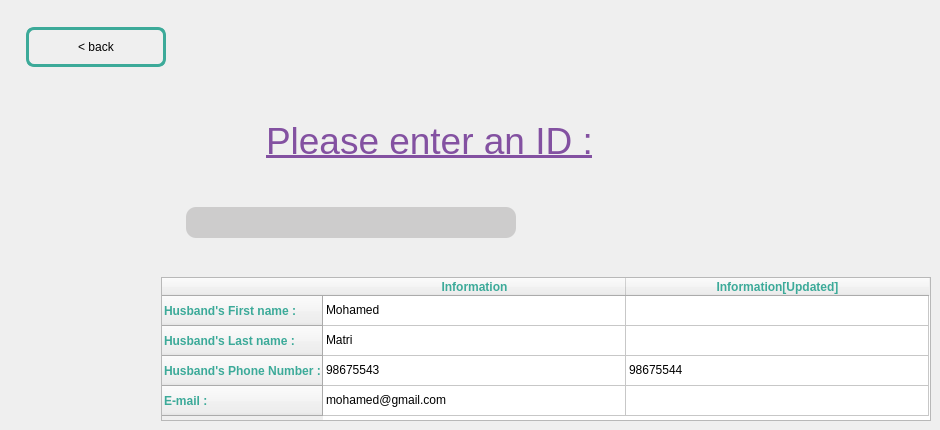
    <widget class="QWidget" name="updat_guest">
     <widget class="QPushButton" name="pushButton_9">
      <property name="geometry">
       <rect>
        <x>26</x>
        <y>27</y>
        <width>140</width>
        <height>40</height>
       </rect>
      </property>
      <property name="styleSheet">
       <string notr="true">QPushButton{
	border: 3px solid rgb(60,170,153);
	border-radius: 8px;


}

QPushButton:hover{
	border: 3px solid rgb(60,170,153);
}

QPushButton:focused{
	border: 3px solid rgb(60,170,153);
	color: #A0A0A0;
}</string>
      </property>
      <property name="text">
       <string>&lt; back</string>
      </property>
     </widget>
     <widget class="QPushButton" name="search_gues_info">
      <property name="geometry">
       <rect>
        <x>566</x>
        <y>207</y>
        <width>121</width>
        <height>31</height>
       </rect>
      </property>
      <property name="styleSheet">
       <string notr="true">#search_gues_info {
border-radius: 7px;
background-color: transparent;
border-image: url(:search.png);
background: none;
border: none;
background-repeat: none;
}
#search_gues_info:pressed
{
   border-image: url(:search.png);
}</string>
      </property>
      <property name="text">
       <string/>
      </property>
     </widget>
     <widget class="QLineEdit" name="guest_id_2">
      <property name="geometry">
       <rect>
        <x>186</x>
        <y>207</y>
        <width>330</width>
        <height>31</height>
       </rect>
      </property>
      <property name="font">
       <font>
        <pointsize>15</pointsize>
       </font>
      </property>
      <property name="toolTip">
       <string>&lt;html&gt;&lt;head/&gt;&lt;body&gt;&lt;p&gt;&lt;span style=&quot; color:#55ff00;&quot;&gt;Marriage ID &lt;/span&gt;&lt;/p&gt;&lt;/body&gt;&lt;/html&gt;</string>
      </property>
      <property name="styleSheet">
       <string notr="true">QLineEdit{
	border-radius: 10px;
	background-color: rgb(205,204,204);
	padding-left: 110px;
	color :  rgb(60,170,153); 
}

QLineEdit:focused{
	border: 2px solid rgb(60,170,153);
}</string>
      </property>
      <property name="text">
       <string/>
      </property>
     </widget>
     <widget class="QLabel" name="label_25">
      <property name="geometry">
       <rect>
        <x>266</x>
        <y>81</y>
        <width>330</width>
        <height>121</height>
       </rect>
      </property>
      <property name="font">
       <font>
        <pointsize>28</pointsize>
        <weight>50</weight>
        <bold>false</bold>
        <underline>true</underline>
       </font>
      </property>
      <property name="text">
       <string>&lt;font color = #8351a1&gt;Please enter an ID :</string>
      </property>
     </widget>
     <widget class="QPushButton" name="update_guest_info">
      <property name="geometry">
       <rect>
        <x>781</x>
        <y>207</y>
        <width>120</width>
        <height>31</height>
       </rect>
      </property>
      <property name="styleSheet">
       <string notr="true">#update_guest_info {
background-color: transparent;
border-image: url(:update.png);
background: none;
border: none;
background-repeat: none;
}
#update_guest_info:pressed
{
   border-image: url(:update.png);
}</string>
      </property>
      <property name="text">
       <string/>
      </property>
     </widget>
     <widget class="QTableWidget" name="tableWidget_4">
      <property name="geometry">
       <rect>
        <x>161</x>
        <y>277</y>
        <width>770</width>
        <height>144</height>
       </rect>
      </property>
      <property name="font">
       <font>
        <pointsize>9</pointsize>
       </font>
      </property>
      <property name="selectionBehavior">
       <enum>QAbstractItemView::SelectRows</enum>
      </property>
      <property name="showGrid">
       <bool>true</bool>
      </property>
      <property name="gridStyle">
       <enum>Qt::CustomDashLine</enum>
      </property>
      <property name="sortingEnabled">
       <bool>true</bool>
      </property>
      <property name="wordWrap">
       <bool>true</bool>
      </property>
      <property name="cornerButtonEnabled">
       <bool>true</bool>
      </property>
      <attribute name="horizontalHeaderCascadingSectionResizes">
       <bool>false</bool>
      </attribute>
      <attribute name="horizontalHeaderMinimumSectionSize">
       <number>32</number>
      </attribute>
      <attribute name="horizontalHeaderDefaultSectionSize">
       <number>303</number>
      </attribute>
      <row>
       <property name="text">
        <string>Husband's First name :</string>
       </property>
       <property name="font">
        <font>
         <weight>75</weight>
         <bold>true</bold>
        </font>
       </property>
       <property name="foreground">
        <brush brushstyle="SolidPattern">
         <color alpha="255">
          <red>60</red>
          <green>170</green>
          <blue>153</blue>
         </color>
        </brush>
       </property>
      </row>
      <row>
       <property name="text">
        <string>Husband's Last name :</string>
       </property>
       <property name="font">
        <font>
         <weight>75</weight>
         <bold>true</bold>
        </font>
       </property>
       <property name="foreground">
        <brush brushstyle="SolidPattern">
         <color alpha="255">
          <red>60</red>
          <green>170</green>
          <blue>153</blue>
         </color>
        </brush>
       </property>
      </row>
      <row>
       <property name="text">
        <string>Husband's Phone Number :</string>
       </property>
       <property name="font">
        <font>
         <weight>75</weight>
         <bold>true</bold>
        </font>
       </property>
       <property name="foreground">
        <brush brushstyle="SolidPattern">
         <color alpha="255">
          <red>60</red>
          <green>170</green>
          <blue>153</blue>
         </color>
        </brush>
       </property>
      </row>
      <row>
       <property name="text">
        <string>E-mail :</string>
       </property>
       <property name="font">
        <font>
         <weight>75</weight>
         <bold>true</bold>
        </font>
       </property>
       <property name="foreground">
        <brush brushstyle="SolidPattern">
         <color alpha="255">
          <red>60</red>
          <green>170</green>
          <blue>153</blue>
         </color>
        </brush>
       </property>
      </row>
      <column>
       <property name="text">
        <string>Information</string>
       </property>
       <property name="font">
        <font>
         <weight>75</weight>
         <bold>true</bold>
        </font>
       </property>
       <property name="background">
        <color>
         <red>255</red>
         <green>255</green>
         <blue>255</blue>
        </color>
       </property>
       <property name="foreground">
        <brush brushstyle="SolidPattern">
         <color alpha="255">
          <red>60</red>
          <green>170</green>
          <blue>153</blue>
         </color>
        </brush>
       </property>
      </column>
      <column>
       <property name="text">
        <string>Information[Updated]</string>
       </property>
       <property name="font">
        <font>
         <weight>75</weight>
         <bold>true</bold>
         <stylestrategy>PreferAntialias</stylestrategy>
        </font>
       </property>
       <property name="foreground">
        <brush brushstyle="SolidPattern">
         <color alpha="255">
          <red>60</red>
          <green>170</green>
          <blue>153</blue>
         </color>
        </brush>
       </property>
      </column>
      <item row="0" column="0">
       <property name="text">
        <string>Mohamed</string>
       </property>
      </item>
      <item row="0" column="1">
       <property name="text">
        <string/>
       </property>
      </item>
      <item row="1" column="0">
       <property name="text">
        <string>Matri</string>
       </property>
       <property name="foreground">
        <brush brushstyle="SolidPattern">
         <color alpha="255">
          <red>0</red>
          <green>0</green>
          <blue>0</blue>
         </color>
        </brush>
       </property>
      </item>
      <item row="1" column="1">
       <property name="text">
        <string/>
       </property>
      </item>
      <item row="2" column="0">
       <property name="text">
        <string>98675543</string>
       </property>
      </item>
      <item row="2" column="1">
       <property name="text">
        <string>98675544</string>
       </property>
      </item>
      <item row="3" column="0">
       <property name="text">
        <string>mohamed@gmail.com</string>
       </property>
      </item>
     </widget>
    </widget>
